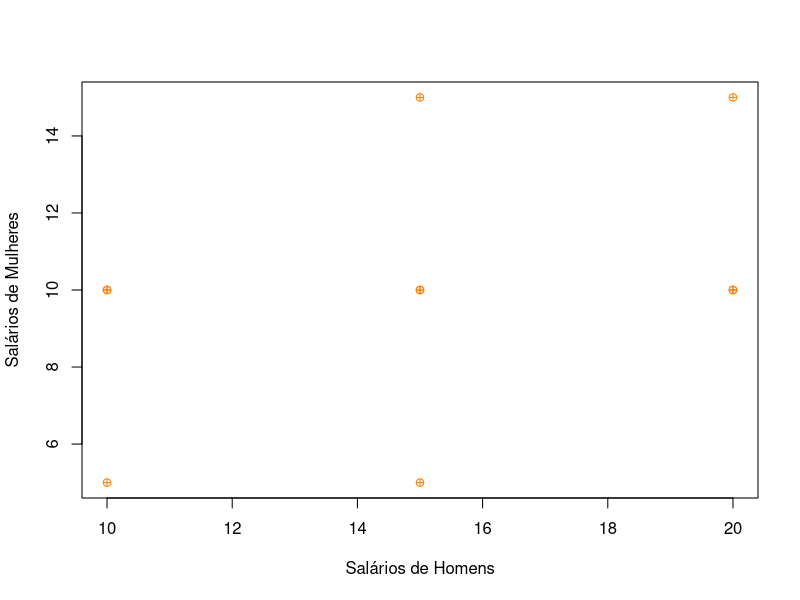

This chart was generated by the following R code:
csm <- matrix(c(10, 10, 10, 15, 15, 15, 15, 20, 20, 20,
                5, 10, 10, 5, 10, 10, 15, 10, 10, 15),
              nrow = 2,
              byrow = TRUE)
colnames(csm) <- 1:10
rownames(csm) <- c("Homem", "Mulher")

csm.bycol <- data.frame(
                Homem = c(10, 10, 10, 15, 15, 15, 15, 20, 20, 20) ,
                Mulher = c(5, 10, 10, 5, 10, 10, 15, 10, 10, 15)
            )

# a)
mean(csm.bycol$Homem)
sd(csm.bycol$Homem)

# b)
mean(csm.bycol$Mulher)
sd(csm.bycol$Mulher)

# c)
plot(csm.bycol$Homem, csm.bycol$Mulher,
     xlab = "Salários de Homens",
     ylab = "Salários de Mulheres",
     pch = 10,
     col = "#FF7F00")

# d)
sum(length(csm.bycol[, c("Homem", "Mulher")]))
